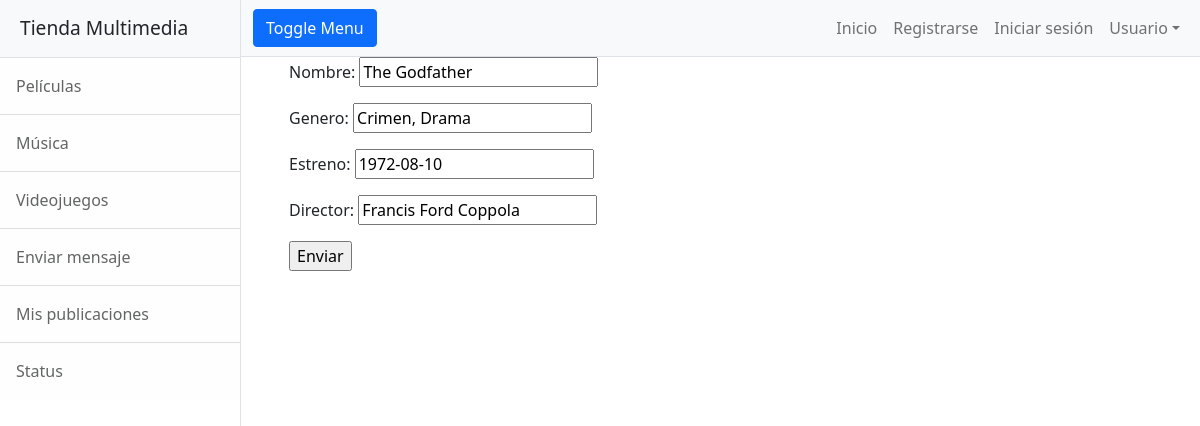
The app's page /nombrepagina/editar-pelicula/1/, older data.
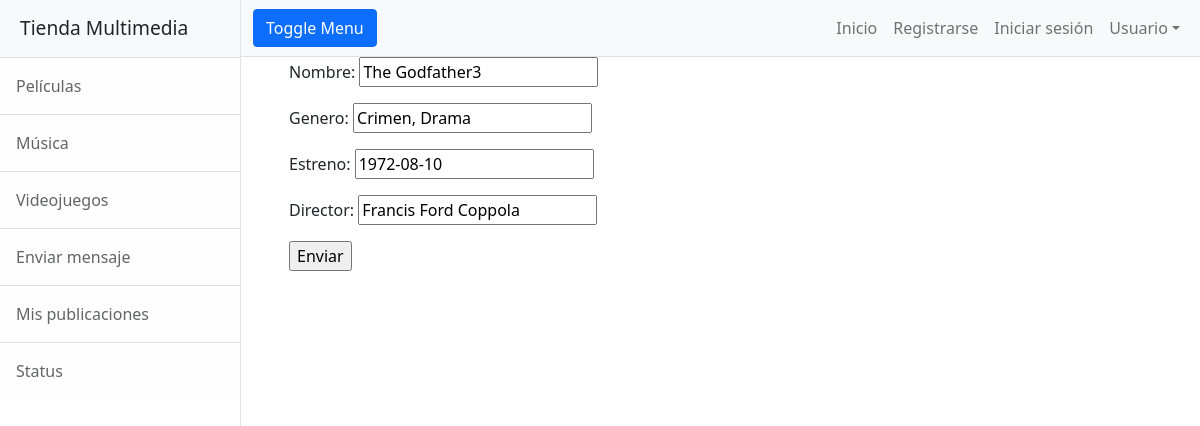
The same page, newer data.
### app_entregafinal/models.py (models this page shows, shortened)
class pelicula(models.Model):
    nombre = models.CharField(max_length=30, null = True)
    genero = models.CharField(max_length=30, null = True)
    estreno = models.DateField()
    director = models.CharField(max_length=30, null = True)

### app_entregafinal/views.py (the view)
# urls.py: path('editar-pelicula/<int:id>/', views.editar_pelicula, name= "editar-pelicula"),
def editar_pelicula(request, id):
    pelicula_id = pelicula.objects.get(id = id)
    if request.method == 'POST':
        formulario = formulario_pelicula(request.POST)
        if formulario.is_valid():
            data = formulario.cleaned_data
            pelicula_id.nombre = data['nombre']
            pelicula_id.genero = data['genero']
            pelicula_id.estreno = data['estreno']
            pelicula_id.director = data['director']
            pelicula_id.save()
            url_final = f"{reverse('mis-publicaciones')}?editadopelicula"
            return redirect(url_final)
    else:  # GET
        inicial = {
            'nombre': pelicula_id.nombre,
            'genero': pelicula_id.genero,
            'estreno': pelicula_id.estreno,
            'director': pelicula_id.director,
        }
        formulario = formulario_pelicula(initial=inicial)
    return render(request, "app_entregafinal/formulario_pelicula.html", {"formulario": formulario})

### app_entregafinal/forms.py
class formulario_pelicula(forms.Form):
    nombre = forms.CharField(max_length=30)
    genero = forms.CharField(max_length=30)
    estreno = forms.DateField()
    director = forms.CharField(max_length=30)

### app_entregafinal/templates/app_entregafinal/formulario_pelicula.html (shortened to what this page needs)
{% extends "app_entregafinal/plantilla_base.html" %}
{% block style_block %}
<div class="container px-4 px-lg-5">
    <form method="post">
        {{ formulario.as_p }}
        <input type="submit" value="Enviar" />
    </form>
</div>
{% endblock style_block %}

Row changes from the older to the newer data that the page shows:
changed pelicula "Crimen, Drama": nombre "The Godfather" → "The Godfather3"
